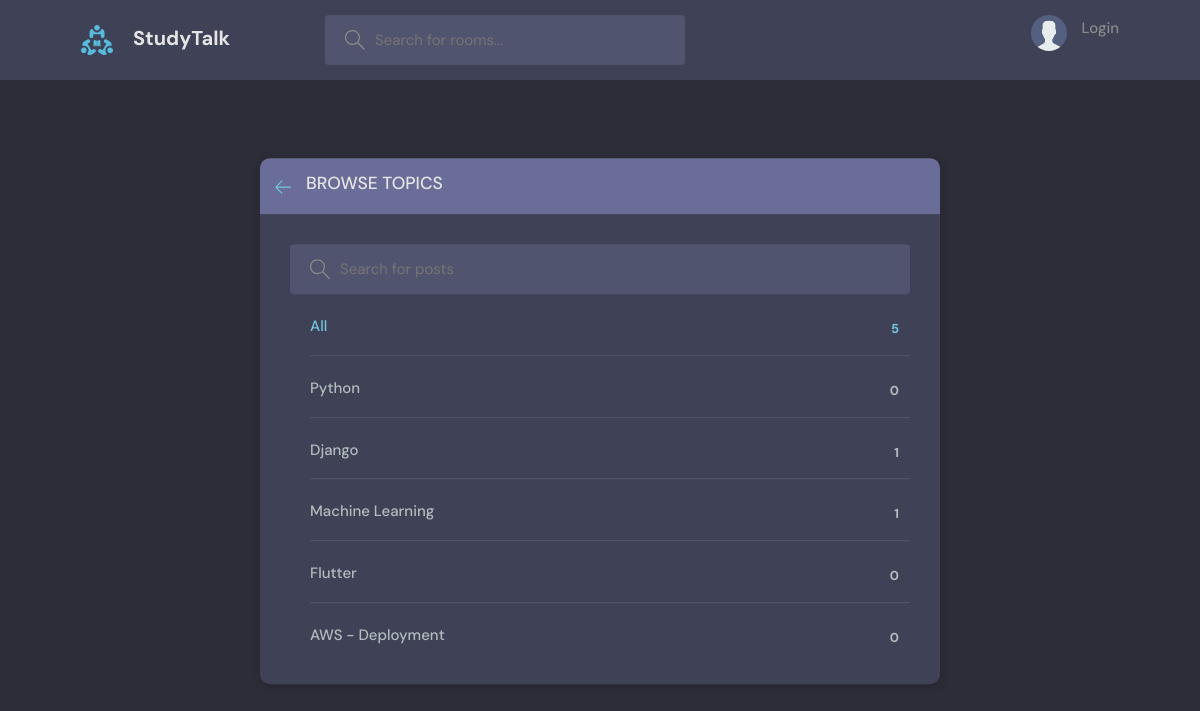
Page /topics/ on the committed database.
### base/models.py (models this page shows, shortened)
class Topic(models.Model):
    name = models.CharField(max_length=200)

### base/views.py (the view)
# urls.py: path('topics/', views.topicsPage, name='topics'),
def topicsPage(request):
    q = request.GET.get('q') if request.GET.get('q') != None else ''
    topics = Topic.objects.filter(name__icontains=q)
    return render(request, 'base/topics.html', {'topics':topics})

### base/templates/base/topics.html (shortened to what this page needs)
{% extends 'base/main.html' %}
{% block content %}
    <main class="create-room layout">
      <div class="container">
        <div class="layout__box">
          <div class="layout__boxHeader">
            <div class="layout__boxTitle">
              <a href="/">
                <svg version="1.1" xmlns="http://www.w3.org/2000/svg" width="32" height="32" viewBox="0 0 32 32">
                  <title>arrow-left</title>
                  <path
                    d="M13.723 2.286l-13.723 13.714 13.719 13.714 1.616-1.611-10.96-10.96h27.625v-2.286h-27.625l10.965-10.965-1.616-1.607z"
                  ></path>
                </svg>
              </a>
              <h3>Browse Topics</h3>
            </div>
          </div>
          <div class="topics-page layout__body">
            <form class="header__search" action='' method='GET'>
              <label>
                <input name='q' placeholder="Search for posts" />
              </label>
            </form>
            <ul class="topics__list">
              <li>
                <a href="{% url 'topics' %}" class="active">All <span>{{topics.count}}</span></a>
              </li>
              {% for topic in topics %}
                <li>
                  <a href="{% url 'home' %}?q={{topic.name}}">{{topic.name}} <span>{{topic.room_set.all.count}}</span></a>
                </li>
              {% endfor %}
            </ul>
          </div>
        </div>
      </div>
    </main>
    {% endblock content %}

### static/style/style.css (style rules this page uses)
:root { --color-main: #71c6dd; --color-main-light: #e1f6fb; --color-dark: #3f4156; --color-dark-medium: #51546e; --color-dark-light: #696d97; --color-light: #e5e5e5; --color-gray: #8b8b8b; --color-light-gray: #b2bdbd; --color-bg: #2d2d39; --color-success: #5dd693; --color-error: #fc4b0b; }
* { font-family: "DM Sans", -apple-system, BlinkMacSystemFont, "Segoe UI", Roboto, Oxygen, Ubuntu, Cantarell, "Open Sans", "Helvetica Neue", sans-serif; margin: 0; padding: 0; box-sizing: border-box; text-rendering: optimizeLegibility; font-size: inherit; }
html { font-size: 56.25%; }
@media only screen and (min-width: 1200px) { html { font-size: 62.5%; } }
body { line-height: 1.6; font-weight: 400; font-size: 1.5rem; color: var(--color-light-gray); background-color: var(--color-bg); min-height: 100vh; }
a { display: inline-block; color: var(--color-main); text-decoration: none; }
.container { max-width: 120rem; width: 90%; margin: auto; }
.header__search > label { background-color: var(--color-dark-medium); padding: 1.3rem 1rem; display: flex; align-items: center; gap: 1rem; border-radius: 4px; }
.header__search svg { fill: var(--color-gray); width: 2rem; height: 2rem; margin-left: 1rem; }
.header__search input { width: 30rem; background: transparent; border: none; outline: none; color: var(--color-light); }
.layout { margin-top: 2.4rem; }
.layout > .container { display: flex; justify-content: space-between; align-items: flex-start; }
.layout__box { width: 90%; max-width: 48rem; min-height: 40rem; position: absolute; top: 50%; left: 50%; transform: translate(-50%, -46%); background-color: var(--color-dark); border-radius: 1rem; box-shadow: 1px 1px 6px 3px rgba(0, 0, 0, 0.1); overflow: hidden; }
.layout__boxHeader { display: flex; padding: 1.5rem; background-color: var(--color-dark-light); }
.layout__boxTitle { display: flex; gap: 1.5rem; align-items: center; }
.layout__boxTitle h3 { text-transform: uppercase; font-weight: 500; color: var(--color-light); }
.layout__boxTitle svg { width: 1.6rem; height: 1.6rem; fill: var(--color-main); }
.layout__body { margin: 3rem; }
.topics__list { list-style: none; }
.topics__list li a { display: flex; justify-content: space-between; margin-bottom: 3rem; font-weight: 500; color: var(--color-light-gray); transition: all 0.3s ease-in-out; }
.topics__list li a.active, .topics__list li a:hover { color: var(--color-main); }
.topics__list li a span { padding: 0.5rem 1rem; background-color: var(--color-dark); border-radius: 3px; font-size: 1.3rem; font-weight: 700; letter-spacing: 1px; }
.topics-page .topics__list li:not(:last-child) a { margin: 2rem 0; padding-bottom: 1rem; text-decoration: none; border-bottom: 1px solid var(--color-dark-medium); }
.topics-page .header__search { display: block; }
.create-room.layout .layout__box { max-width: 68rem; }

### rows in the picture
Topic: name "Python", room_set.all.count "0"
Topic: name "Django", room_set.all.count "1"
Topic: name "Machine Learning", room_set.all.count "1"
Topic: name "Flutter", room_set.all.count "0"
Topic: name "AWS - Deployment", room_set.all.count "0"

### other values in the picture
{{ topics.count }} "5"
